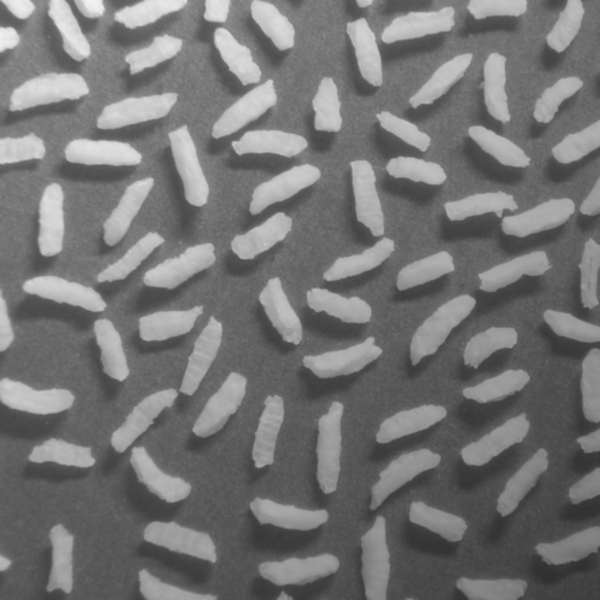
#> input picture cv-hw2/data/Fig0940(a)(rice_image_with_intensity_gradient).tif, 600 x 600 px
$ jupyter execute hw2_9.ipynb
#> lines starting #> are read from the running program, lines starting #| are printed output that depends on the picture; after the words box and inside, x2 and y2 are one past the last pixel; in counts of white or black regions, pixels touching at a corner belong together
# HW#2-9: 영상 이진화 비교

Rice 영상(불균일 조명)을 이진화한다. 수업시간에 배운 2가지 방법을 비교한다.
- Global Thresholding (Otsu)
- Adaptive Thresholding (지역 이진화)

[cell 1]
import cv2
import numpy as np
import matplotlib.pyplot as plt

img = cv2.imread('data/Fig0940(a)(rice_image_with_intensity_gradient).tif', cv2.IMREAD_GRAYSCALE)
#> img is the input picture: shape (600, 600); min 47, max 243, mean 116.4
print(f'Image shape: {img.shape}, dtype: {img.dtype}')
#| Image shape: (600, 600), dtype: uint8

fig, axes = plt.subplots(1, 2, figsize=(12, 5))
axes[0].imshow(img, cmap='gray')
axes[0].set_title('Original Rice Image')
axes[0].axis('off')

axes[1].hist(img.ravel(), 256, [0, 256], color='gray')
axes[1].set_title('Histogram')
plt.tight_layout()
plt.show()
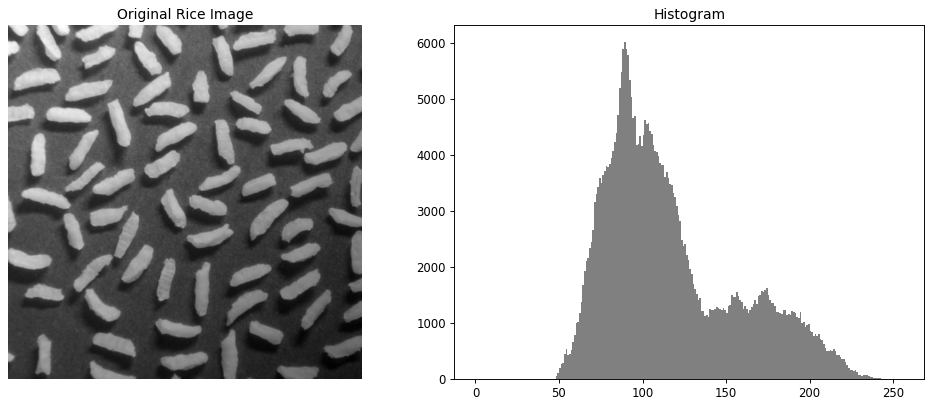
#> figure drawn by matplotlib, 2 panels; panel 2: tallest bar 6008 high, from x = 89 to 90

## 방법 1: Global Thresholding (Otsu)

전체 영상에 대해 하나의 최적 threshold를 자동으로 결정한다.
클래스 간 분산(between-class variance)을 최대화하는 threshold를 찾는다.

[cell 2]
# Otsu's thresholding
ret_otsu, binary_otsu = cv2.threshold(img, 0, 255, cv2.THRESH_BINARY + cv2.THRESH_OTSU)
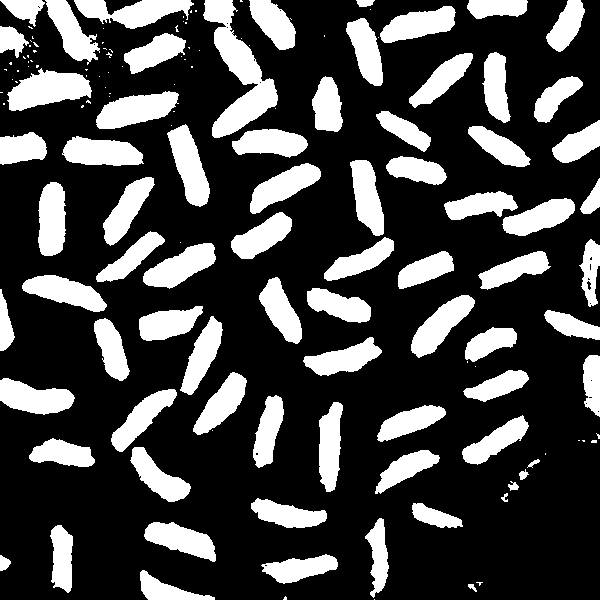
#> binary_otsu: shape (600, 600); 26.9% white; 144 white regions (68 under 20 px), largest, box (x1, y1, x2, y2) and area: (203, 0, 278, 138) 4021, (7, 68, 92, 111) 2248, (96, 91, 179, 129) 1981
#> ret_otsu = 134
print(f'Otsu threshold: {ret_otsu}')
#| Otsu threshold: 134.0

# 수동 threshold도 비교
_, binary_manual_low = cv2.threshold(img, 100, 255, cv2.THRESH_BINARY)
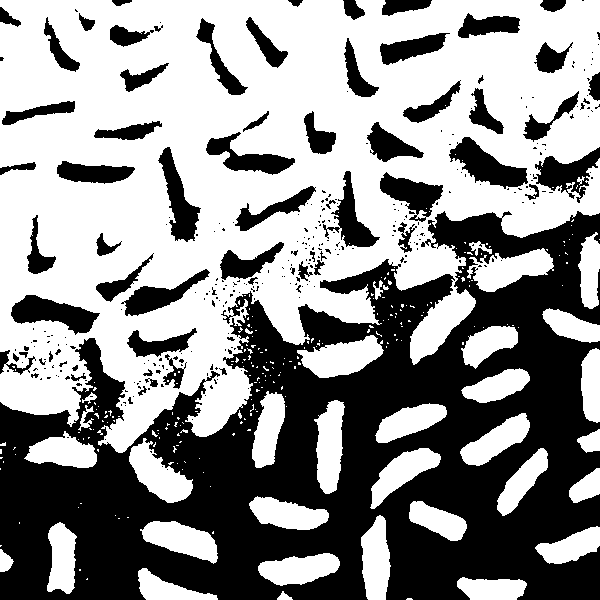
#> binary_manual_low: shape (600, 600); 56.5% white; 331 black regions (261 under 20 px), largest, box (x1, y1, x2, y2) and area: (0, 211, 600, 600) 121472, (449, 137, 528, 189) 1864, (11, 295, 100, 335) 1844
_, binary_manual_high = cv2.threshold(img, 150, 255, cv2.THRESH_BINARY)
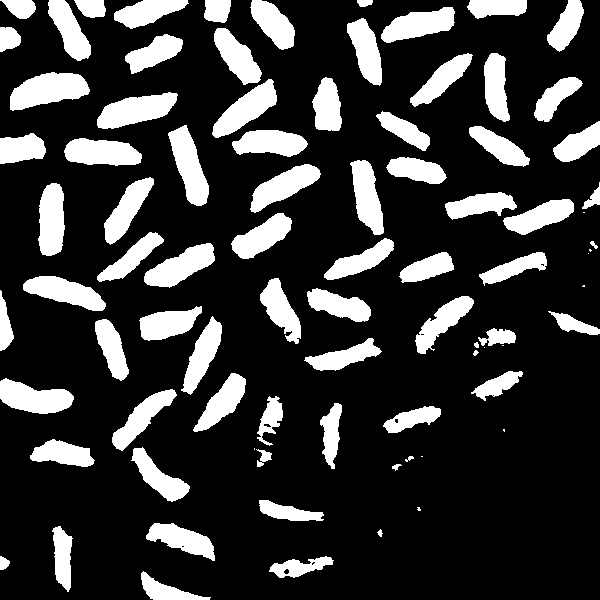
#> binary_manual_high: shape (600, 600); 21.5% white; 85 white regions (10 under 20 px), largest, box (x1, y1, x2, y2) and area: (10, 72, 90, 111) 2018, (97, 92, 178, 129) 1814, (168, 125, 209, 206) 1738

fig, axes = plt.subplots(1, 3, figsize=(18, 6))

axes[0].imshow(binary_manual_low, cmap='gray')
axes[0].set_title('Global (T=100)')
axes[0].axis('off')

axes[1].imshow(binary_otsu, cmap='gray')
axes[1].set_title(f'Otsu (T={ret_otsu:.0f})')
axes[1].axis('off')

axes[2].imshow(binary_manual_high, cmap='gray')
axes[2].set_title('Global (T=150)')
axes[2].axis('off')

plt.tight_layout()
plt.show()

## 방법 2: Adaptive Thresholding

각 픽셀의 주변 영역(block)을 기반으로 지역적 threshold를 계산한다.
불균일 조명에서 전역 threshold보다 훨씬 효과적이다.
- Mean: 주변 픽셀의 평균
- Gaussian: 가우시안 가중 평균

[cell 3]
# Adaptive Thresholding - Mean
adapt_mean_11 = cv2.adaptiveThreshold(img, 255, cv2.ADAPTIVE_THRESH_MEAN_C,
                                       cv2.THRESH_BINARY, 11, 2)
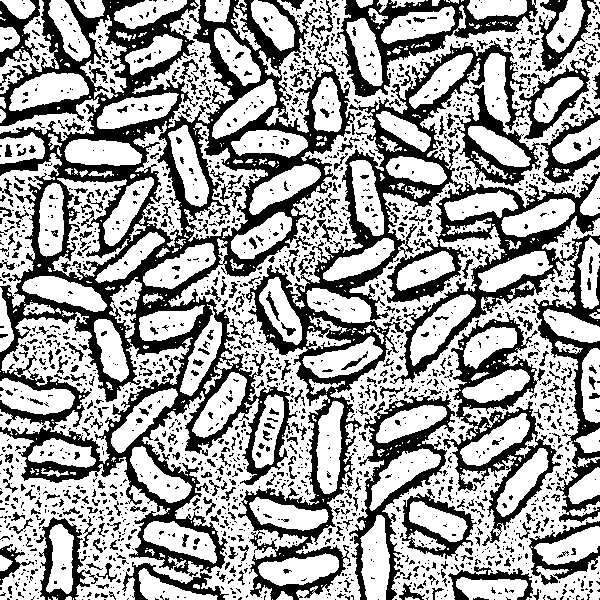
#> adapt_mean_11: shape (600, 600); 62.1% white; 2192 black regions (1827 under 20 px), largest, box (x1, y1, x2, y2) and area: (0, 0, 355, 577) 50925, (238, 41, 600, 600) 34022, (443, 312, 561, 546) 6390
adapt_mean_31 = cv2.adaptiveThreshold(img, 255, cv2.ADAPTIVE_THRESH_MEAN_C,
                                       cv2.THRESH_BINARY, 31, 2)
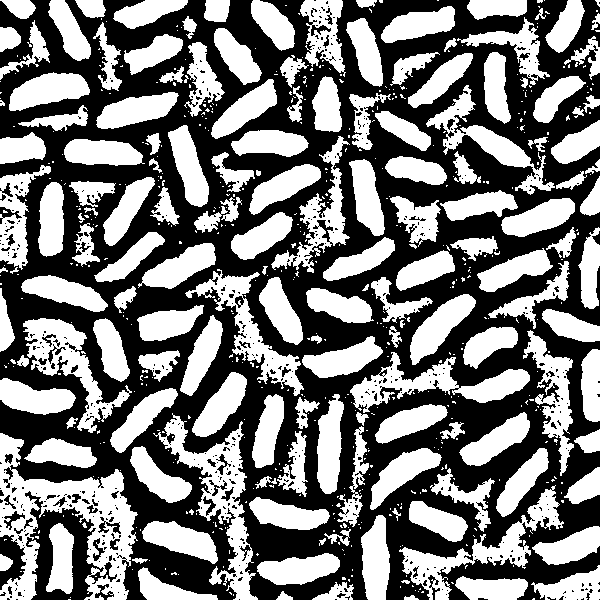
#> adapt_mean_31: shape (600, 600); 47.2% white; 625 white regions (469 under 20 px), largest, box (x1, y1, x2, y2) and area: (0, 433, 138, 600) 8919, (153, 413, 258, 600) 4955, (399, 485, 564, 600) 3897
adapt_mean_51 = cv2.adaptiveThreshold(img, 255, cv2.ADAPTIVE_THRESH_MEAN_C,
                                       cv2.THRESH_BINARY, 51, 5)
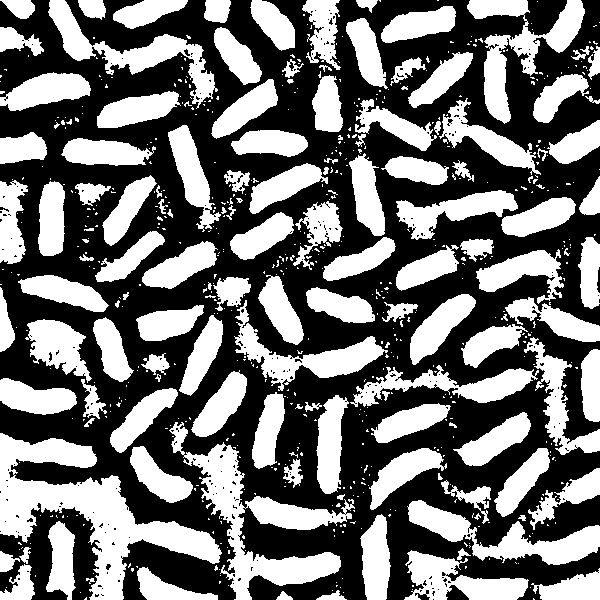
#> adapt_mean_51: shape (600, 600); 44.1% white; 650 white regions (520 under 20 px), largest, box (x1, y1, x2, y2) and area: (0, 433, 222, 600) 11981, (169, 422, 355, 600) 8174, (467, 0, 585, 124) 4682

fig, axes = plt.subplots(1, 3, figsize=(18, 6))
axes[0].imshow(adapt_mean_11, cmap='gray')
axes[0].set_title('Adaptive Mean (block=11, C=2)')
axes[0].axis('off')

axes[1].imshow(adapt_mean_31, cmap='gray')
axes[1].set_title('Adaptive Mean (block=31, C=2)')
axes[1].axis('off')

axes[2].imshow(adapt_mean_51, cmap='gray')
axes[2].set_title('Adaptive Mean (block=51, C=5)')
axes[2].axis('off')

plt.tight_layout()
plt.show()

[cell 4]
# Adaptive Thresholding - Gaussian
adapt_gauss_11 = cv2.adaptiveThreshold(img, 255, cv2.ADAPTIVE_THRESH_GAUSSIAN_C,
                                        cv2.THRESH_BINARY, 11, 2)
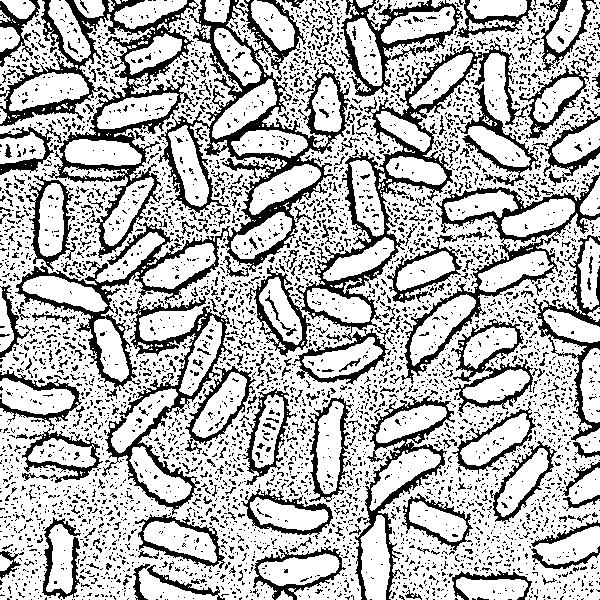
#> adapt_gauss_11: shape (600, 600); 71.1% white; 4631 black regions (4303 under 20 px), largest, box (x1, y1, x2, y2) and area: (0, 0, 350, 515) 27067, (294, 41, 528, 385) 7891, (401, 172, 600, 384) 4482
adapt_gauss_31 = cv2.adaptiveThreshold(img, 255, cv2.ADAPTIVE_THRESH_GAUSSIAN_C,
                                        cv2.THRESH_BINARY, 31, 2)
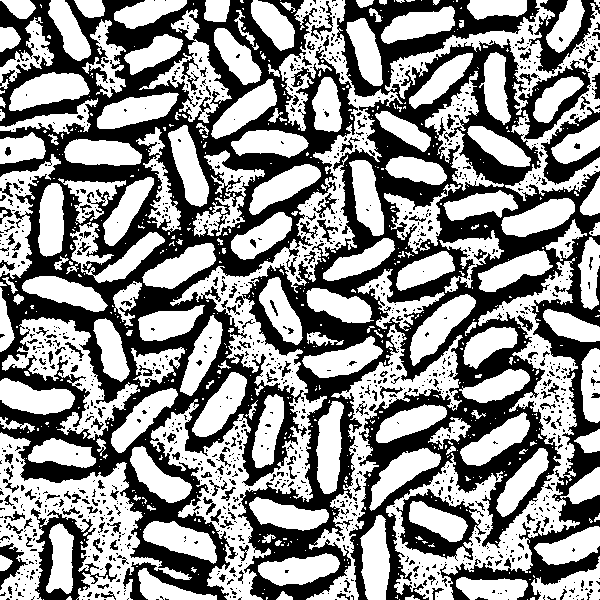
#> adapt_gauss_31: shape (600, 600); 55.6% white; 1313 black regions (1142 under 20 px), largest, box (x1, y1, x2, y2) and area: (235, 0, 600, 600) 71223, (0, 0, 358, 600) 68091, (31, 508, 117, 600) 2402
adapt_gauss_51 = cv2.adaptiveThreshold(img, 255, cv2.ADAPTIVE_THRESH_GAUSSIAN_C,
                                        cv2.THRESH_BINARY, 51, 5)
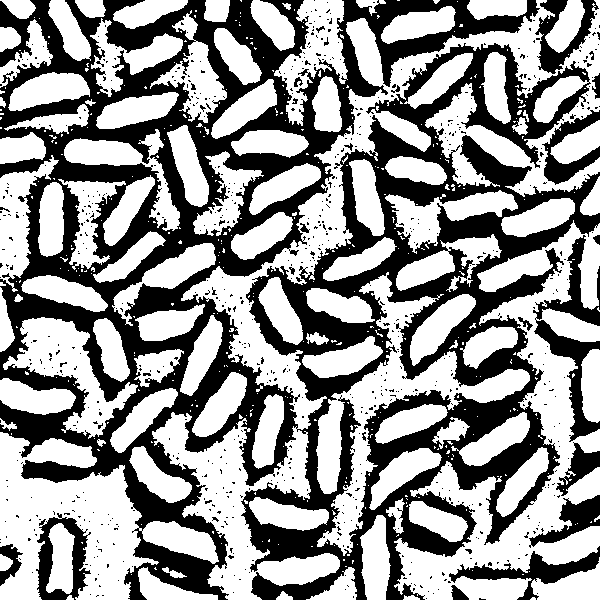
#> adapt_gauss_51: shape (600, 600); 58.3% white; 720 black regions (693 under 20 px), largest, box (x1, y1, x2, y2) and area: (0, 0, 600, 600) 133067, (533, 235, 600, 442) 3687, (449, 546, 600, 600) 2138

fig, axes = plt.subplots(1, 3, figsize=(18, 6))
axes[0].imshow(adapt_gauss_11, cmap='gray')
axes[0].set_title('Adaptive Gaussian (block=11, C=2)')
axes[0].axis('off')

axes[1].imshow(adapt_gauss_31, cmap='gray')
axes[1].set_title('Adaptive Gaussian (block=31, C=2)')
axes[1].axis('off')

axes[2].imshow(adapt_gauss_51, cmap='gray')
axes[2].set_title('Adaptive Gaussian (block=51, C=5)')
axes[2].axis('off')

plt.tight_layout()
plt.show()

## 전체 비교

[cell 5]
fig, axes = plt.subplots(2, 2, figsize=(12, 12))

axes[0, 0].imshow(img, cmap='gray')
axes[0, 0].set_title('Original')
axes[0, 0].axis('off')

axes[0, 1].imshow(binary_otsu, cmap='gray')
axes[0, 1].set_title(f'Global - Otsu (T={ret_otsu:.0f})')
axes[0, 1].axis('off')

axes[1, 0].imshow(adapt_mean_31, cmap='gray')
axes[1, 0].set_title('Adaptive Mean (block=31, C=2)')
axes[1, 0].axis('off')

axes[1, 1].imshow(adapt_gauss_31, cmap='gray')
axes[1, 1].set_title('Adaptive Gaussian (block=31, C=2)')
axes[1, 1].axis('off')

plt.tight_layout()
plt.savefig('result/hw2_9_result.png', dpi=150, bbox_inches='tight')
plt.show()
